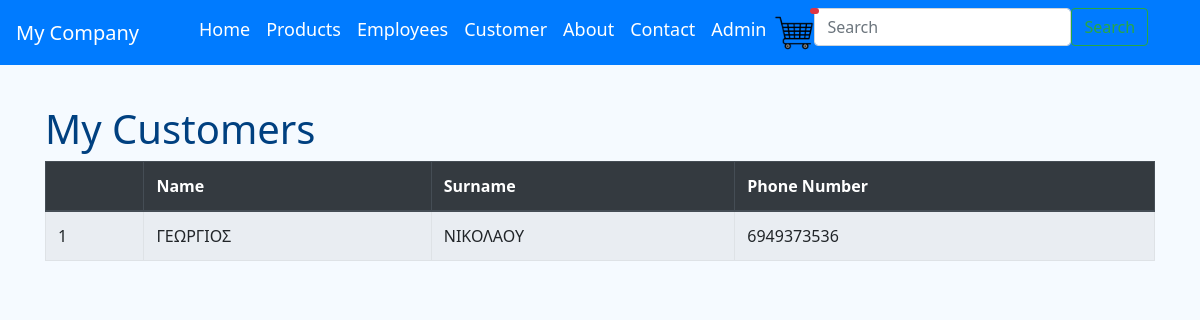
The app's page /customers/ with its own data.
### myCompany/models.py (models this page shows)
class Customers(models.Model):
    name = models.CharField(max_length=20)
    surname = models.CharField(max_length=20)
    phoneNumber = models.CharField(max_length=10)

### myCompany/views.py (the view)
# urls.py: path("customers/", views.customers, name='customers'),
def customers(request):
    customers = Customers.objects.all()
    return render(request, 'customers.html', {'Customers': customers})

### myCompany/templates/customers.html
{% extends 'base.html' %}
{% block content %}
  <h1>My Customers</h1>
  <table class="table table-striped table-bordered">
    <thead class="thead-dark">
      <tr>
        <th></th>
        <th>Name</th>
        <th>Surname</th>
        <th>Phone Number</th>
      </tr>
    </thead>
    <tbody>
      {% for customer in Customers %}
        <tr>
          <td>{{ forloop.counter }}</td>
          <td>{{ customer.name }}</td>
          <td>{{ customer.surname }}</td>
          <td>{{ customer.phoneNumber }}</td>
        </tr>
      {% empty %}
        <tr>
          <td colspan="5">No customer found.</td>
        </tr>
      {% endfor %}
    </tbody>
  </table>
{% endblock %}

### myCompany/templates/base.html (style rules this page uses)
body { background-color: #f5faff; font-family: 'Segoe UI', Tahoma, Geneva, Verdana, sans-serif; }
h1, h2, h3 { color: #004080; }

### records on screen
Customers: name "ΓΕΩΡΓΙΟΣ", surname "ΝΙΚΟΛΑΟΥ", phoneNumber "6949373536"
